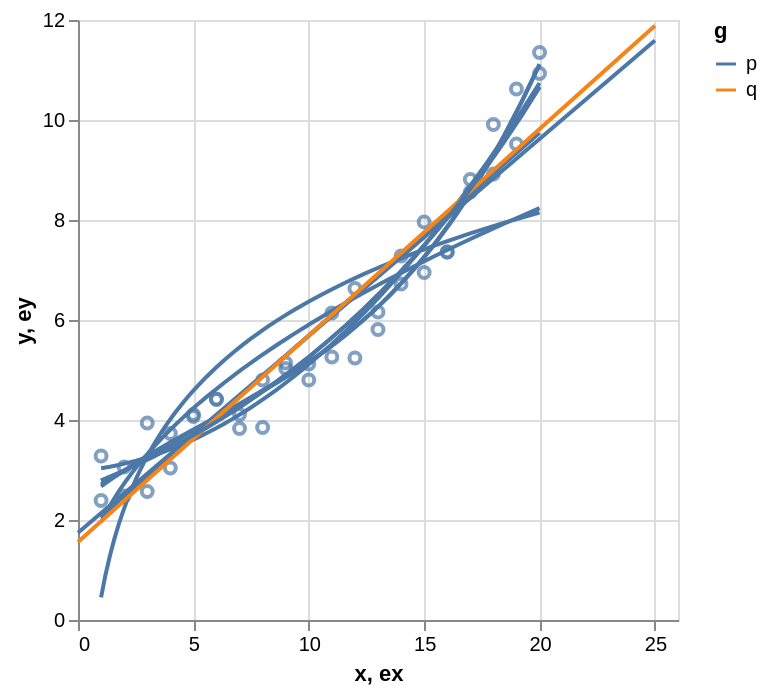

Write the Vega-Lite specification saved for this chart.
### Vega-Lite specification from a JSON file in a GitHub repository (floating-point values rounded to 4 significant figures)
{"$schema": "https://vega.github.io/schema/vega-lite/v6.json", "data": {"values": [{"g": "p", "x": 1, "y": 3.28}, {"g": "q", "x": 2, "y": 2.48}, {"g": "q", "x": 1, "y": 2.39}, {"g": "p", "x": 2, "y": 3.06}, {"g": "q", "x": 3, "y": 3.94}, {"g": "q", "x": 4, "y": 3.73}, {"g": "p", "x": 3, "y": 2.57}, {"g": "q", "x": 4, "y": 3.04}, {"g": "q", "x": 5, "y": 4.11}, {"g": "p", "x": 6, "y": 4.41}, {"g": "q", "x": 5, "y": 4.07}, {"g": "q", "x": 6, "y": 4.42}, {"g": "p", "x": 7, "y": 4.11}, {"g": "q", "x": 8, "y": 3.85}, {"g": "q", "x": 7, "y": 3.83}, {"g": "p", "x": 8, "y": 4.8}, {"g": "q", "x": 9, "y": 5.14}, {"g": "q", "x": 10, "y": 5.12}, {"g": "p", "x": 9, "y": 5.03}, {"g": "q", "x": 10, "y": 4.8}, {"g": "q", "x": 11, "y": 5.26}, {"g": "p", "x": 12, "y": 5.24}, {"g": "q", "x": 11, "y": 6.14}, {"g": "q", "x": 12, "y": 6.63}, {"g": "p", "x": 13, "y": 5.81}, {"g": "q", "x": 14, "y": 6.72}, {"g": "q", "x": 13, "y": 6.16}, {"g": "p", "x": 14, "y": 7.28}, {"g": "q", "x": 15, "y": 7.96}, {"g": "q", "x": 16, "y": 7.36}, {"g": "p", "x": 15, "y": 6.95}, {"g": "q", "x": 16, "y": 7.36}, {"g": "q", "x": 17, "y": 8.81}, {"g": "p", "x": 18, "y": 8.92}, {"g": "q", "x": 17, "y": 8.56}, {"g": "q", "x": 18, "y": 9.91}, {"g": "p", "x": 19, "y": 9.52}, {"g": "q", "x": 20, "y": 10.93}, {"g": "q", "x": 19, "y": 10.62}, {"g": "p", "x": 20, "y": 11.35}]}, "encoding": {"x": {"field": "x", "type": "quantitative"}, "y": {"field": "y", "type": "quantitative"}}, "layer": [{"mark": "point"}, {"mark": "line", "transform": [{"regression": "y", "on": "x"}]}, {"mark": "line", "transform": [{"regression": "y", "on": "x", "method": "log"}]}, {"mark": "line", "transform": [{"regression": "y", "on": "x", "method": "exp"}]}, {"mark": "line", "transform": [{"regression": "y", "on": "x", "method": "pow"}]}, {"mark": "line", "transform": [{"regression": "y", "on": "x", "method": "quad"}]}, {"mark": "line", "transform": [{"regression": "y", "on": "x", "method": "poly"}]}, {"mark": "line", "transform": [{"regression": "y", "on": "x", "method": "poly", "order": 5}]}, {"mark": "line", "transform": [{"regression": "y", "on": "x", "groupby": ["g"], "extent": [0, 25]}], "encoding": {"color": {"field": "g", "type": "nominal"}}}, {"mark": "line", "transform": [{"regression": "y", "on": "x", "method": "exp", "as": ["ex", "ey"]}], "encoding": {"x": {"field": "ex", "type": "quantitative"}, "y": {"field": "ey", "type": "quantitative"}}}]}
